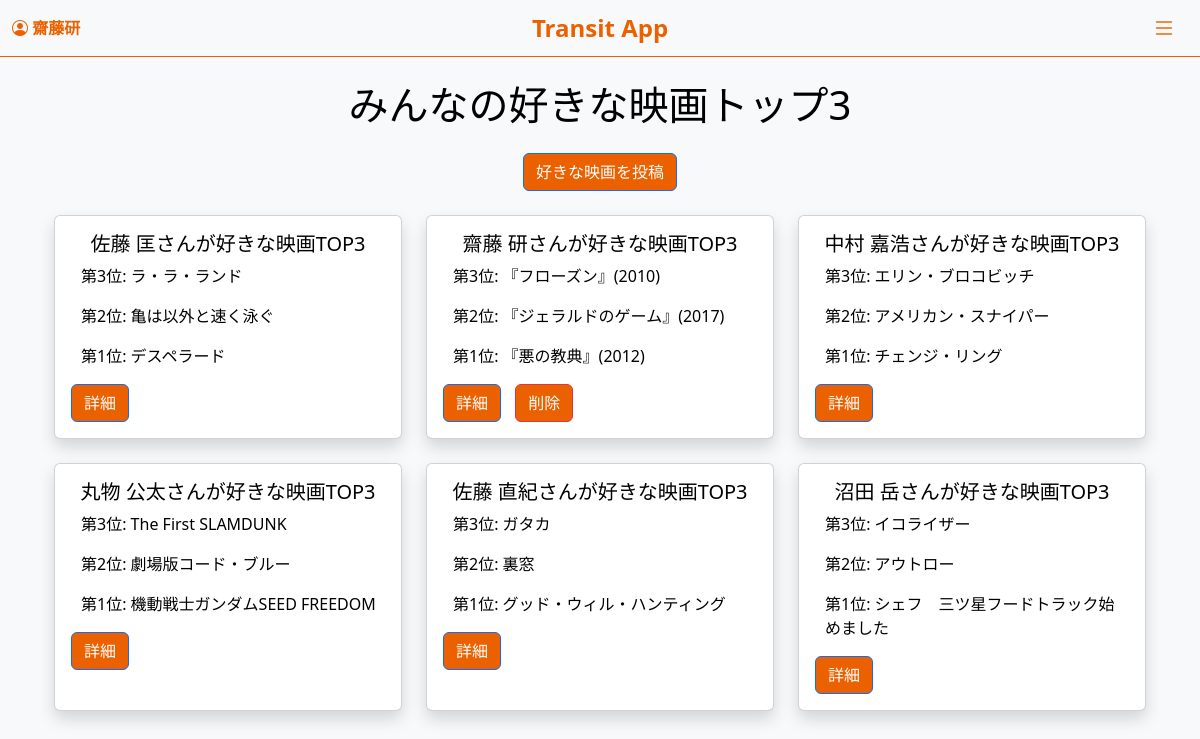
The page /favorite_movies/ (signed in) on the database its author committed.
### accounts/models.py (models this page shows, shortened)
class FavoriteMovies(models.Model):
    user = models.ForeignKey(User, on_delete=models.CASCADE, related_name='favorite_movies')
    rank_3 = models.CharField(max_length=255, verbose_name="第3位の映画")
    reason_3 = models.TextField(verbose_name="第3位の理由")
    rank_2 = models.CharField(max_length=255, verbose_name="第2位の映画")
    reason_2 = models.TextField(verbose_name="第2位の理由")
    rank_1 = models.CharField(max_length=255, verbose_name="第1位の映画")
    reason_1 = models.TextField(verbose_name="第1位の理由")
    created_at = models.DateTimeField(auto_now_add=True)

### accounts/views.py (the view)
# urls.py: path('favorite_movies/', views.favorite_movies_list, name='favorite_movies_list'),
@login_required
def favorite_movies_list(request):
    movies = FavoriteMovies.objects.all().order_by('-created_at')
    return render(request, 'accounts/favorite_movies_list.html', {'movies': movies})

### accounts/templates/accounts/favorite_movies_list.html (shortened to what this page needs)
{% extends 'accounts/base.html' %}
{% block content %}
<div class="container mt-4">
    <h1 class="text-center mb-4">みんなの好きな映画トップ3</h1>
    <div class="text-center mb-4">
        <a href="{% url 'favorite_movies_create' %}" class="btn btn-primary">好きな映画を投稿</a>
    </div>
    <div class="row justify-content-center">
        {% for movie in movies %}
        <div class="col-md-6 col-lg-4 mb-4 d-flex align-items-stretch">
            <div class="card text-center w-100 shadow">
                <div class="card-body">
                    <h5 class="card-title">{{ movie.user.last_name }} {{ movie.user.first_name }}さんが好きな映画TOP3</h5>
                    <p class="rank">第3位: {{ movie.rank_3 }}</p>
                    <p class="rank">第2位: {{ movie.rank_2 }}</p>
                    <p class="rank">第1位: {{ movie.rank_1 }}</p>
                    <div class="button-group">
                        <a href="{% url 'favorite_movies_detail' movie.pk %}" class="btn btn-primary">詳細</a>
                        {% if movie.user == user %}
                        <form method="post" action="{% url 'favorite_movies_delete' movie.pk %}" class="d-inline">
                            <button type="submit" class="btn btn-danger">削除</button>
                        </form>
                        {% endif %}
                    </div>
                </div>
            </div>
        </div>
        {% endfor %}
    </div>
</div>
{% endblock %}

### accounts/templates/accounts/base.html (shortened to what this page needs)
<!DOCTYPE html>
<html lang="ja">
<head>
    <link href="https://cdn.jsdelivr.net/npm/bootstrap@5.3.0/dist/css/bootstrap.min.css" rel="stylesheet">
    <link href="https://cdn.jsdelivr.net/npm/bootstrap-icons/font/bootstrap-icons.css" rel="stylesheet">
</head>
<body>
    <nav class="navbar navbar-light">
        <div class="container-fluid">
            {% if user.is_authenticated %}
                <span class="navbar-text">
                    <i class="bi bi-person-circle"></i> <strong>{{ user.username }}</strong>
                </span>
            {% else %}
                <a href="{% url 'login' %}" class="navbar-text">ログイン</a>
            {% endif %}
            <div class="navbar-brand">Transit App</div>
            <button class="navbar-toggler" type="button" data-bs-toggle="offcanvas" data-bs-target="#offcanvasMenu" aria-controls="offcanvasMenu">
                <i class="bi bi-list"></i>
            </button>
        </div>
    </nav>
    <div class="container">
        {% block content %}
        {% endblock content %}
    </div>
</body>
</html>

### accounts/templates/accounts/base.html (style rules this page uses)
body { background-color: #f8f9fa; }
.navbar { background-color: transparent; border-bottom: 1px solid #eb6100; justify-content: center; }
.navbar-text { margin-right: auto; color: #EB6100; font-size: 16px; }
.navbar-brand { color: #EB6100; font-size: 24px; font-weight: bold; position: absolute; left: 50%; transform: translateX(-50%); }
.navbar-toggler { border: none; margin-left: auto; outline: none; box-shadow: none; }
.navbar-toggler i { font-size: 24px; color: #EB6100; }
.text-center { color: #000000; }
.btn { background-color: #EB6100; color: white; }
.rank { text-align: left; margin-left: 10px; }
.button-group { text-align: left; margin-top: 10px; }
.button-group a, .button-group form { display: inline-block; margin-right: 10px; }

### rows shown on the page
FavoriteMovies: user.last_name "佐藤", user.first_name "匡", rank_3 "ラ・ラ・ランド", rank_2 "亀は以外と速く泳ぐ", rank_1 "デスペラード"
FavoriteMovies: user.last_name "齋藤", user.first_name "研", rank_3 "『フローズン』(2010)", rank_2 "『ジェラルドのゲーム』(2017)", rank_1 "『悪の教典』(2012)", shows "削除"
FavoriteMovies: user.last_name "中村", user.first_name "嘉浩", rank_3 "エリン・ブロコビッチ", rank_2 "アメリカン・スナイパー", rank_1 "チェンジ・リング"
FavoriteMovies: user.last_name "丸物", user.first_name "公太", rank_3 "The First SLAMDUNK", rank_2 "劇場版コード・ブルー", rank_1 "機動戦士ガンダムSEED FREEDOM"
FavoriteMovies: user.last_name "佐藤", user.first_name "直紀", rank_3 "ガタカ", rank_2 "裏窓", rank_1 "グッド・ウィル・ハンティング"
FavoriteMovies: user.last_name "沼田", user.first_name "岳", rank_3 "イコライザー", rank_2 "アウトロー", rank_1 "シェフ 三ツ星フードトラック始めました"

### other values the page prints
{{ user.username }} "齋藤研"
